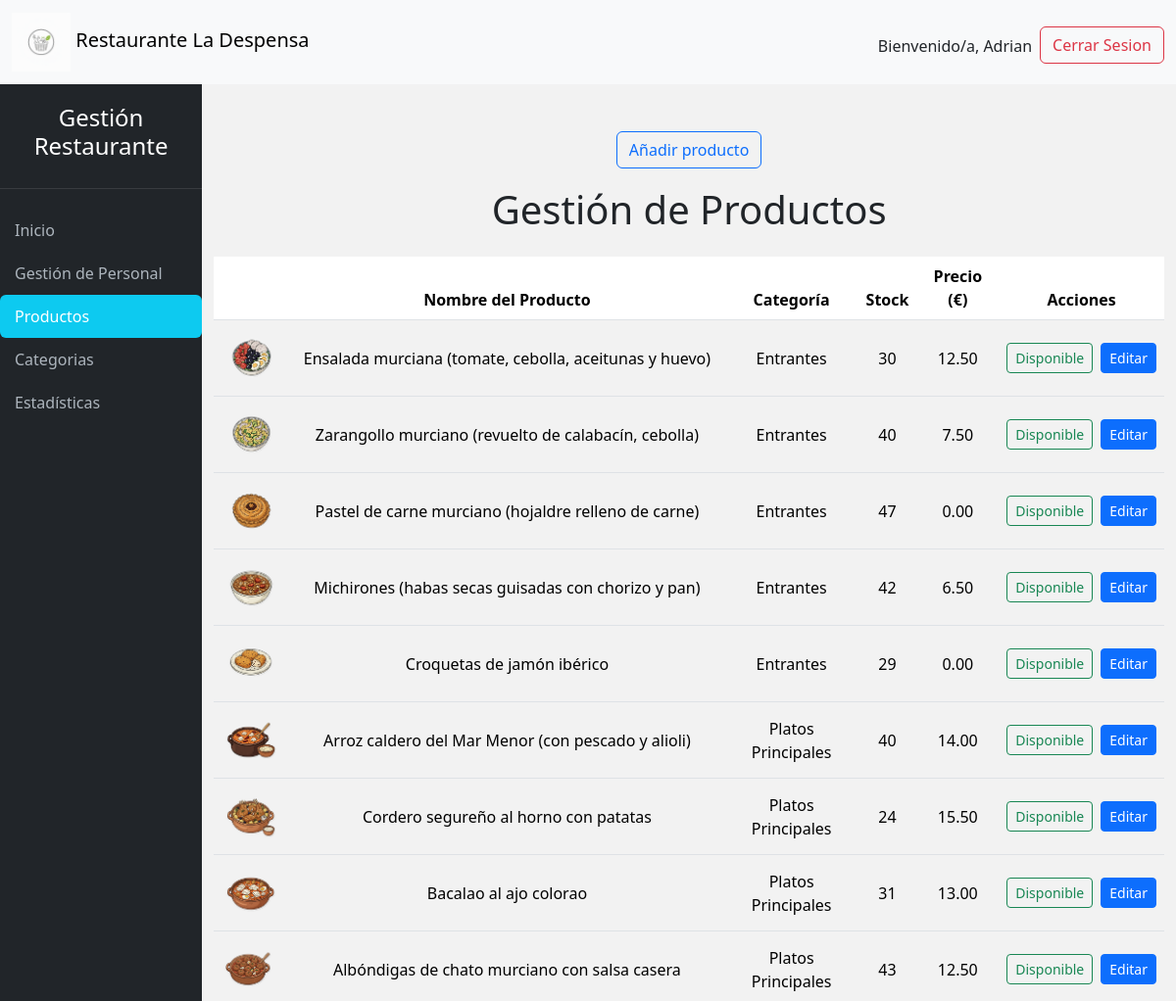
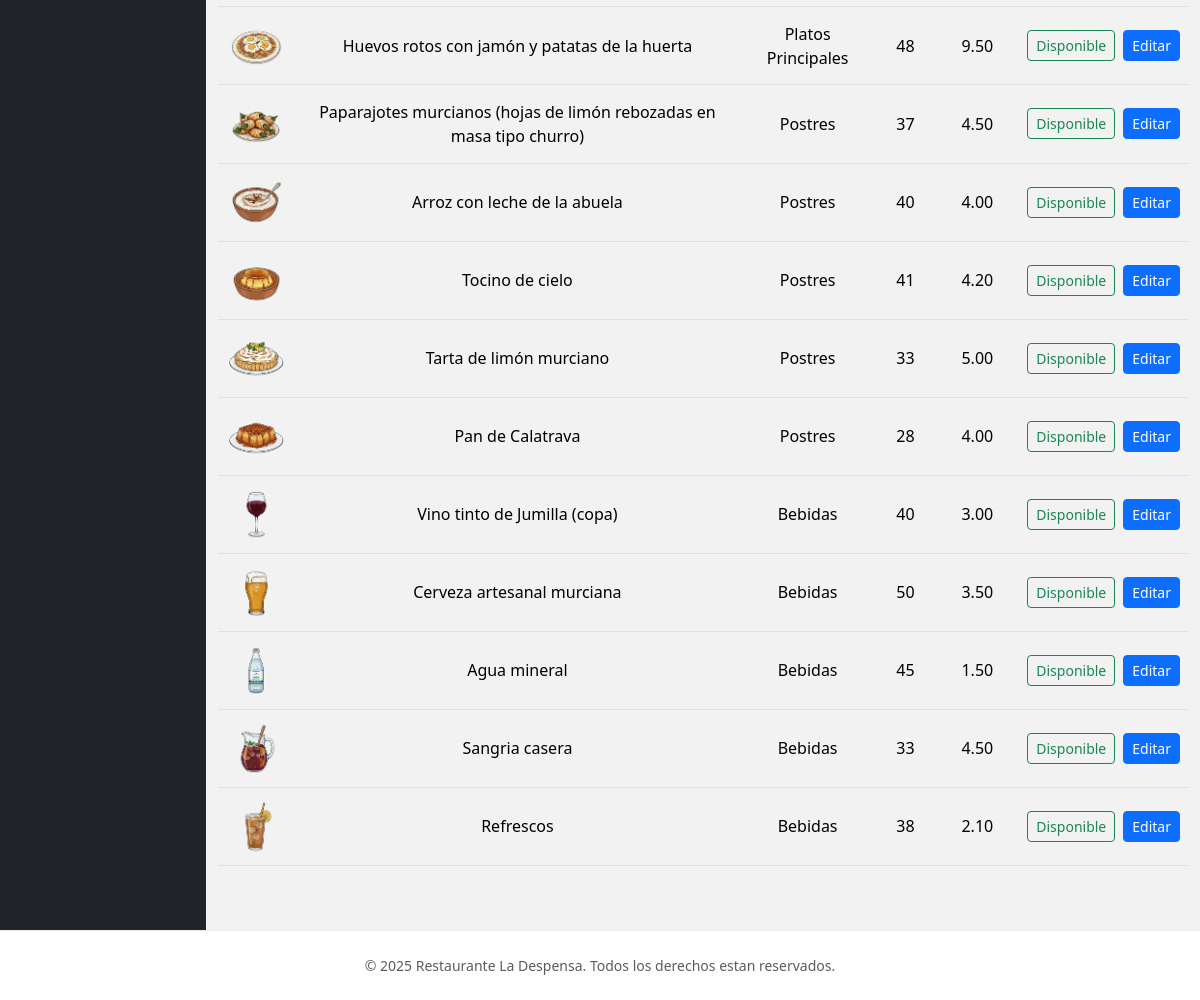
Before: /encargados/productos.php (signed in) with the older database file (2 pictures, top to bottom).
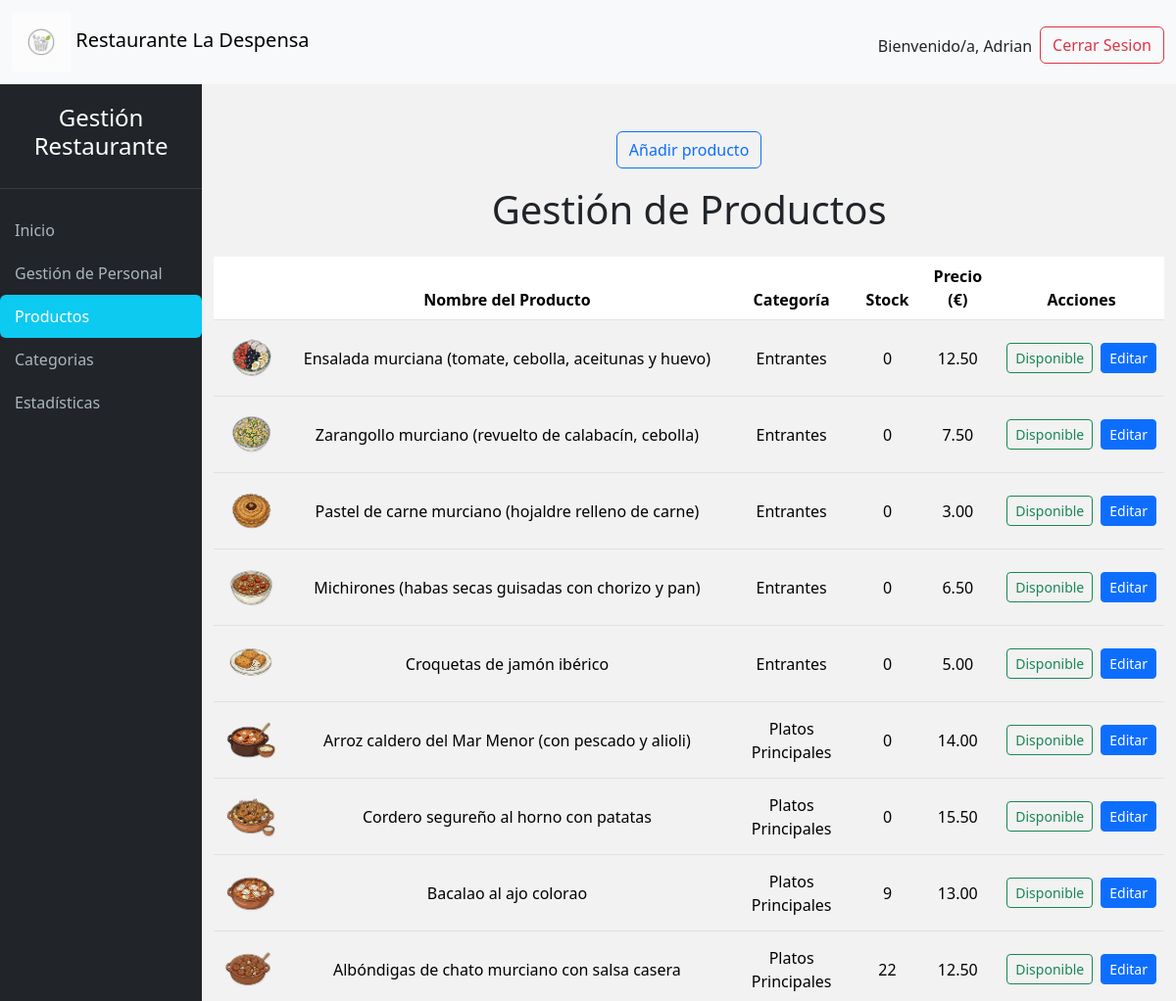
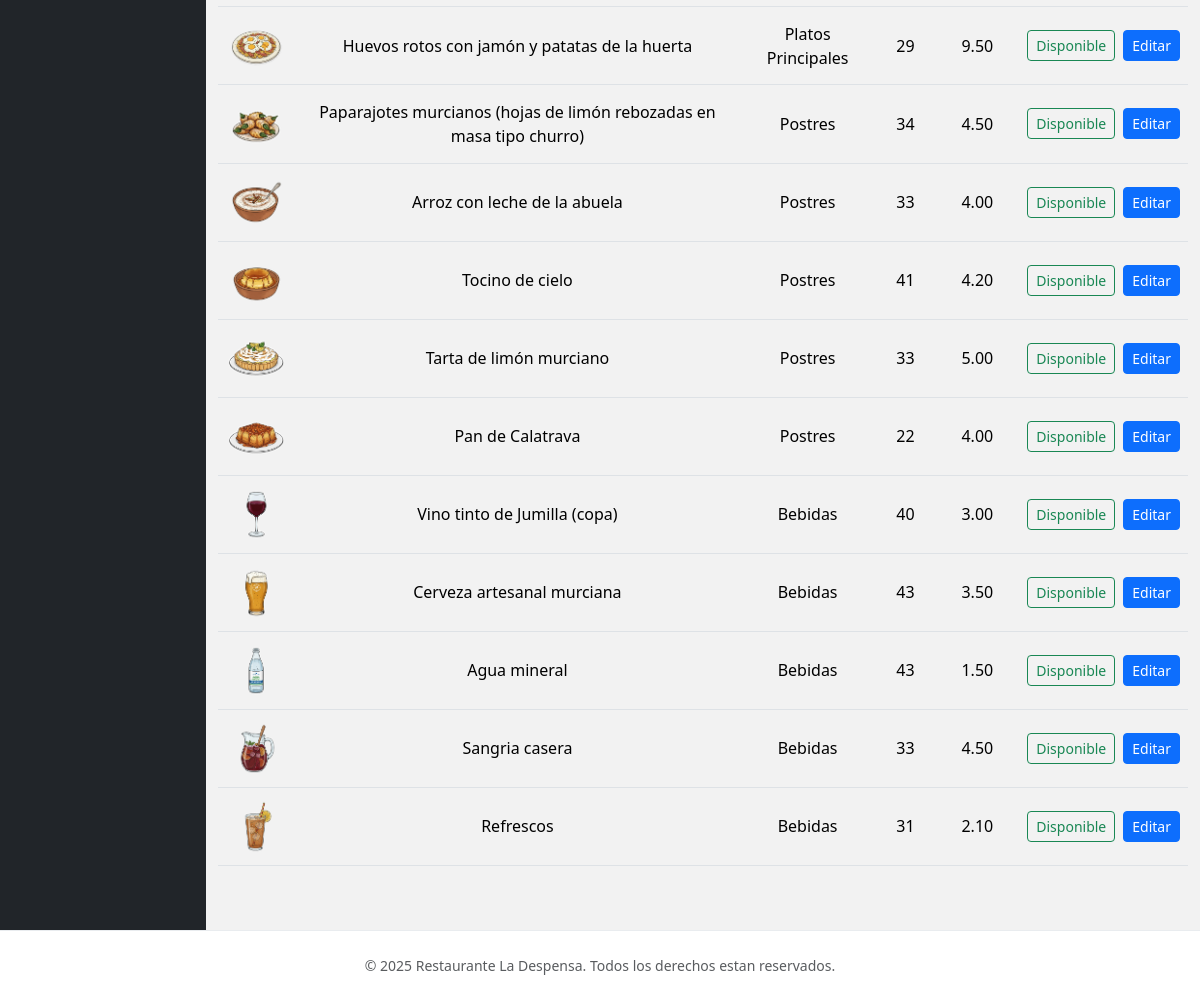
After: the same page with the newer database file (2 pictures, top to bottom).
### tables this page shows
CREATE TABLE `producto` (
  `idprod` int(11) NOT NULL,
  `nombre` varchar(255) NOT NULL,
  `precio` decimal(6,2) NOT NULL,
  `stock` int(11) NOT NULL,
  `estado` tinyint(1) NOT NULL,
  `categoria` int(11) NOT NULL,
  `imagen` varchar(255) NOT NULL
);

CREATE TABLE `categoria` (
  `idcat` int(11) NOT NULL,
  `nombre` varchar(255) NOT NULL,
  `estado` tinyint(1) NOT NULL COMMENT '0=disponible 1=bloqueado'
);

### encargados/productos.php (the view, shortened to what this page needs)
<?php
include("../conexion.php");
?>
<!DOCTYPE html>
<html lang="es">
<head>
    <?php include("../head.php"); ?>
</head>
<body class="d-flex flex-column min-vh-100">
    <?php include("../nav.php"); ?>
    <div class="wrapper">
        <?php include("navbar.php"); ?>
        <main class="container my-5">
            <div class="mb-2">
                <button class="btn btn-outline-primary" type="button" data-bs-toggle="collapse" data-bs-target="#usuario" aria-expanded="false" aria-controls="usuario">
                    Añadir producto
                </button>
            </div>
            <h1 class="mb-4">Gestión de Productos</h1>
            <div class="table-responsive">
                <table class="table table-hover table-striped">
                    <thead>
                        <tr>
                            <th></th>
                            <th>Nombre del Producto</th>
                            <th>Categoría</th>
                            <th>Stock</th>
                            <th>Precio (€)</th>
                            <th>Acciones</th>
                        </tr>
                    </thead>
                    <tbody>
                        <?php
                        $consultaprod = "SELECT p.*, c.nombre AS categoria_nombre, c.estado AS categoria_estado
                                         FROM producto p
                                         INNER JOIN categoria c ON p.categoria = c.idcat
                                         ORDER BY c.idcat ASC, p.idprod ASC";
                        $productos = mysqli_query($conn, $consultaprod);
                        if ($productos && mysqli_num_rows($productos) > 0) {
                            while ($prod = mysqli_fetch_assoc($productos)) {
                                echo "<tr class='text-center align-middle'>";
                                echo "<td><img class='img-fluid' style='width: 80px; height: auto; object-fit: cover;' src='../img/" . $prod['imagen'] . "'></td>";
                                echo "<td>" . $prod['nombre'] . "</td>";
                                echo "<td>" . $prod['categoria_nombre'] . "</td>";
                                echo "<td>" . $prod['stock'] . "</td>";
                                echo "<td>" . number_format($prod['precio'], 2) . "</td>";
                                echo "<td>";
                                echo '<div class="d-flex flex-column flex-sm-row gap-2">';
                                if ($prod['categoria_estado'] == '1') {
                                    echo "<button class='btn btn-sm btn-warning' disabled>Cat.Bloqueada</button>";
                                }
                                else {
                                    if ($prod['estado'] == '0') {
                                        echo "<a href='bloquearproducto.php?idprod=" . $prod['idprod'] . "' class='btn btn-sm btn-outline-success'>Disponible</a>";
                                    } else {
                                        echo "<a href='bloquearproducto.php?idprod=" . $prod['idprod'] . "' class='btn btn-sm btn-outline-danger'>Bloqueado</a>";
                                    }
                                }
                        ?>
                                <a data-bs-toggle="collapse" data-bs-target="#<?php echo $prod['idprod'] ?>;" aria-expanded="false" aria-controls="<?php echo $prod['idprod']; ?>" href='editarproducto.php?idprod="<?php echo $prod['idprod'] ?>;"' class="btn btn-sm btn-primary">Editar</a>
                                <?php
                                echo '</div>';
                                echo "</td>";
                                echo "</tr>";
                                ?>
                        <?php
                            }
                        } else {
                            echo "<tr><td colspan='5' class='text-center'>No hay productos registrados.</td></tr>";
                        }
                        ?>
                    </tbody>
                </table>
            </div>
        </main>
    </div>
    <?php include("../footer.php"); ?>
</body>
</html>

### head.php (shortened to what this page needs)
<link href="https://cdn.jsdelivr.net/npm/bootstrap@5.3.3/dist/css/bootstrap.min.css" rel="stylesheet">
<link rel="stylesheet" href="../styles.css" type="text/css">
<link rel="stylesheet" href="https://cdn.jsdelivr.net/npm/bootstrap-icons@1.11.3/font/bootstrap-icons.min.css">

### nav.php
<div class="d-flex flex-column w-100">
    <nav class="navbar navbar-expand-sm bg-light navbar-light">
        <div class="container-fluid">
            <a class="navbar-brand" href="quienessomos.php" class="logo">
                <img src="../img/LaDespensalogo.png" alt="LaDespensalogo" class="img-fluid logo">
                <span class="mt-5" >Restaurante La Despensa</span>
            </a>
            <ul class="navbar-nav mt-3">
                <li class="nav-item mt-2 me-2 xs-d-none">
                    <p>Bienvenido/a, <?php echo $_SESSION['nombre']; ?></p>
                </li>
                <li class="nav-item">
                    <a class="btn btn-md btn-outline-danger" href="../logout.php">Cerrar Sesion</a>
                </li>
            </ul>
        </div>
    </nav>

### encargados/navbar.php (shortened to what this page needs)
<?php
$pagina_actual = basename(parse_url($_SERVER['REQUEST_URI'], PHP_URL_PATH));
?>
<nav id="sidebar" class="collapse d-md-block">
    <div class="sidebar-header">
        <h3>Gestión Restaurante</h3>
    </div>
    <ul class="list-unstyled components sidebar-items">
        <li>
            <a href="indexEncargados.php"
               class="nav-link <?php echo ($pagina_actual == 'indexEncargados.php') ? 'active' : ''; ?>">
               Inicio
            </a>
        </li>
        <li>
            <a href="modperfil.php"
               class="nav-link <?php echo ($pagina_actual == 'modperfil.php') ? 'active' : ''; ?>">
               Gestión de Personal
            </a>
        </li>
        <li>
            <a href="productos.php"
               class="nav-link <?php echo ($pagina_actual == 'productos.php') ? 'active' : ''; ?>">
               Productos
            </a>
        </li>
         <li>
            <a href="categorias.php"
               class="nav-link <?php echo ($pagina_actual == 'categorias.php') ? 'active' : ''; ?>">
               Categorias
            </a>
        </li>
        <li>
            <a href="estadisticas.php"
               class="nav-link <?php echo ($pagina_actual == 'estadisticas.php') ? 'active' : ''; ?>">
               Estadísticas
            </a>
        </li>
    </ul>
</nav>

### footer.php
<footer class="minimal-footer mt-auto">
        <div class="container text-center">
            <p class="text-muted small mb-0">&copy; 2025 Restaurante La Despensa. Todos los derechos estan reservados.</p>
        </div>
    </footer>

### styles.css (style rules this page uses)
body { display: flex; min-height: 100vh; flex-direction: column; background-color: #f8f9fa; background: linear-gradient(rgba(0, 0, 0, 0.05), rgba(0, 0, 0, 0.05)); margin: 0; }
.wrapper { display: flex; flex: 1; }
#sidebar { width: 250px; min-height: 100vh; background-color: #212529; color: #fff; transition: margin-left 0.3s ease; padding-top: 20px; position: sticky; top: 0; }
.sidebar-header { padding-bottom: 20px; text-align: center; border-bottom: 1px solid rgba(255, 255, 255, 0.1); margin-bottom: 20px; }
.sidebar-header h3 { color: #ffffff; font-size: 1.5rem; }
.sidebar-items .nav-link { padding: 10px 15px; color: #adb5bd; font-weight: 500; display: block; border-radius: 6px; transition: all 0.2s ease-in-out; }
.sidebar-items .nav-link.active { background: #0dcaf0; color: #fff; }
.logo { width: 60px; }
main { display: flex; flex-direction: column; align-items: center; justify-content: center; text-align: center; }
footer.minimal-footer { background-color: #ffffff; padding: 1.5rem 0; border-top: 1px solid #e9ecef; text-align: center; color: #555; width: 100%; margin-top: auto; }

Changed rows visible on the page:
changed producto "Ensalada murciana (tomate, cebolla, aceitunas y huevo)": stock "30" → "0"
changed producto "Zarangollo murciano (revuelto de calabacín, cebolla)": stock "40" → "0"
changed producto "Pastel de carne murciano (hojaldre relleno de carne)": stock "47" → "0"; precio "0.00" → "3.00"
changed producto "Michirones (habas secas guisadas con chorizo y pan)": stock "42" → "0"
changed producto "Croquetas de jamón ibérico": stock "29" → "0"; precio "0.00" → "5.00"
changed producto "Arroz caldero del Mar Menor (con pescado y alioli)": stock "40" → "0"
changed producto "Cordero segureño al horno con patatas": stock "24" → "0"
changed producto "Bacalao al ajo colorao": stock "31" → "9"
changed producto "Albóndigas de chato murciano con salsa casera": stock "43" → "22"
changed producto "Huevos rotos con jamón y patatas de la huerta": stock "48" → "29"
changed producto "Paparajotes murcianos (hojas de limón rebozadas en masa tipo churro)": stock "37" → "34"
changed producto "Arroz con leche de la abuela": stock "40" → "33"
changed producto "Pan de Calatrava": stock "28" → "22"
changed producto "Cerveza artesanal murciana": stock "50" → "43"
changed producto "Agua mineral": stock "45" → "43"
changed producto "Refrescos": stock "38" → "31"
